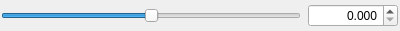
<?xml version="1.0" encoding="UTF-8"?>
<ui version="4.0">
 <class>SliderWithSpinner</class>
 <widget class="QWidget" name="SliderWithSpinner">
  <property name="geometry">
   <rect>
    <x>0</x>
    <y>0</y>
    <width>400</width>
    <height>31</height>
   </rect>
  </property>
  <property name="sizePolicy">
   <sizepolicy hsizetype="Preferred" vsizetype="Preferred">
    <horstretch>0</horstretch>
    <verstretch>0</verstretch>
   </sizepolicy>
  </property>
  <property name="maximumSize">
   <size>
    <width>400</width>
    <height>31</height>
   </size>
  </property>
  <property name="windowTitle">
   <string>Form</string>
  </property>
  <layout class="QHBoxLayout" name="horizontalLayout">
   <property name="sizeConstraint">
    <enum>QLayout::SetDefaultConstraint</enum>
   </property>
   <property name="leftMargin">
    <number>0</number>
   </property>
   <property name="topMargin">
    <number>0</number>
   </property>
   <property name="rightMargin">
    <number>0</number>
   </property>
   <property name="bottomMargin">
    <number>0</number>
   </property>
   <item>
    <widget class="QSlider" name="slider">
     <property name="sizePolicy">
      <sizepolicy hsizetype="Fixed" vsizetype="Fixed">
       <horstretch>0</horstretch>
       <verstretch>0</verstretch>
      </sizepolicy>
     </property>
     <property name="maximumSize">
      <size>
       <width>300</width>
       <height>16777215</height>
      </size>
     </property>
     <property name="minimum">
      <number>0</number>
     </property>
     <property name="maximum">
      <number>100</number>
     </property>
     <property name="value">
      <number>50</number>
     </property>
     <property name="sliderPosition">
      <number>50</number>
     </property>
     <property name="orientation">
      <enum>Qt::Horizontal</enum>
     </property>
     <property name="tickPosition">
      <enum>QSlider::NoTicks</enum>
     </property>
    </widget>
   </item>
   <item>
    <widget class="QDoubleSpinBox" name="spinner">
     <property name="sizePolicy">
      <sizepolicy hsizetype="Expanding" vsizetype="Fixed">
       <horstretch>0</horstretch>
       <verstretch>0</verstretch>
      </sizepolicy>
     </property>
     <property name="maximumSize">
      <size>
       <width>90</width>
       <height>16777215</height>
      </size>
     </property>
     <property name="alignment">
      <set>Qt::AlignRight|Qt::AlignTrailing|Qt::AlignVCenter</set>
     </property>
     <property name="buttonSymbols">
      <enum>QAbstractSpinBox::UpDownArrows</enum>
     </property>
     <property name="accelerated">
      <bool>false</bool>
     </property>
     <property name="decimals">
      <number>3</number>
     </property>
     <property name="maximum">
      <double>100000000.000000000000000</double>
     </property>
    </widget>
   </item>
  </layout>
 </widget>
 <resources/>
 <connections/>
</ui>
